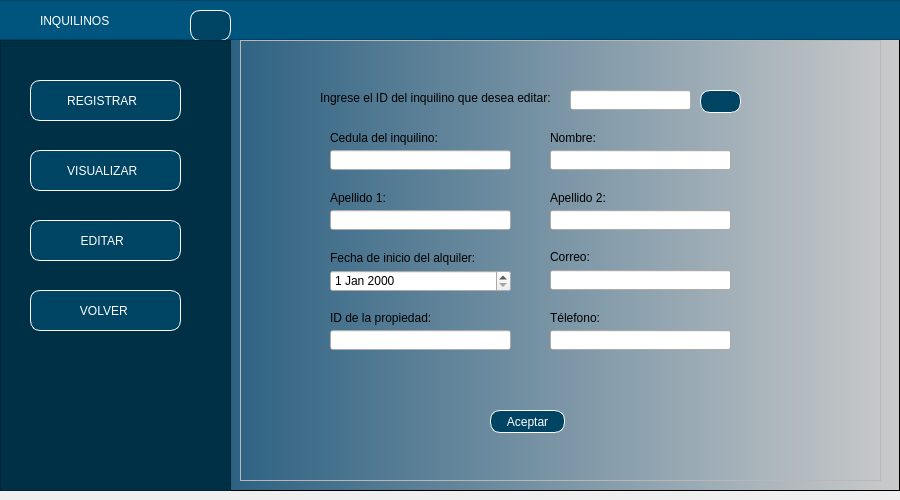
<?xml version="1.0" encoding="UTF-8"?>
<ui version="4.0">
 <class>MainWindow</class>
 <widget class="QMainWindow" name="MainWindow">
  <property name="geometry">
   <rect>
    <x>0</x>
    <y>0</y>
    <width>900</width>
    <height>500</height>
   </rect>
  </property>
  <property name="minimumSize">
   <size>
    <width>900</width>
    <height>500</height>
   </size>
  </property>
  <property name="maximumSize">
   <size>
    <width>900</width>
    <height>16777215</height>
   </size>
  </property>
  <property name="windowTitle">
   <string>MainWindow</string>
  </property>
  <widget class="QWidget" name="centralwidget">
   <layout class="QHBoxLayout" name="horizontalLayout" stretch="0">
    <property name="leftMargin">
     <number>0</number>
    </property>
    <property name="topMargin">
     <number>0</number>
    </property>
    <property name="rightMargin">
     <number>0</number>
    </property>
    <item>
     <widget class="QFrame" name="framefondo">
      <property name="styleSheet">
       <string notr="true">QWidget#framefondo{
background-color: qlineargradient(spread:pad, x1:0, y1:0, x2:1, y2:0, stop:0.039548 rgba(0, 67, 109, 255), stop:1 rgba(203, 203, 203, 255));}</string>
      </property>
      <property name="frameShape">
       <enum>QFrame::StyledPanel</enum>
      </property>
      <property name="frameShadow">
       <enum>QFrame::Raised</enum>
      </property>
      <widget class="QFrame" name="frame_superior">
       <property name="geometry">
        <rect>
         <x>-10</x>
         <y>0</y>
         <width>911</width>
         <height>40</height>
        </rect>
       </property>
       <property name="maximumSize">
        <size>
         <width>16777215</width>
         <height>40</height>
        </size>
       </property>
       <property name="styleSheet">
        <string notr="true">background-color: rgb(0, 85, 127);</string>
       </property>
       <property name="frameShape">
        <enum>QFrame::StyledPanel</enum>
       </property>
       <property name="frameShadow">
        <enum>QFrame::Raised</enum>
       </property>
       <widget class="QLabel" name="label">
        <property name="geometry">
         <rect>
          <x>50</x>
          <y>10</y>
          <width>181</width>
          <height>21</height>
         </rect>
        </property>
        <property name="styleSheet">
         <string notr="true">font: 16pt &quot;Arial&quot;;
color: white;</string>
        </property>
        <property name="text">
         <string>INQUILINOS</string>
        </property>
       </widget>
       <widget class="QPushButton" name="pushButton_5">
        <property name="geometry">
         <rect>
          <x>200</x>
          <y>10</y>
          <width>41</width>
          <height>31</height>
         </rect>
        </property>
        <property name="styleSheet">
         <string notr="true">QPushButton{
font: 87 9pt &quot;Arial&quot;;
background-color: rgb(0, 68, 100);
color:white;
border:1px solid white;
border-radius: 10px;
}


QPushButton:hover {
background-color:qlineargradient(spread:pad, x1:0, y1:0, x2:1, y2:0, stop:0.039548 rgba(0, 67, 109, 255), stop:1 rgba(203, 203, 203, 255))
}</string>
        </property>
        <property name="text">
         <string/>
        </property>
        <property name="icon">
         <iconset>
          <normaloff>../../PROYECTO 1/Interfaz Grafica/Imagenes/menu.png</normaloff>../../PROYECTO 1/Interfaz Grafica/Imagenes/menu.png</iconset>
        </property>
       </widget>
      </widget>
      <widget class="QFrame" name="frameBotones">
       <property name="geometry">
        <rect>
         <x>0</x>
         <y>40</y>
         <width>231</width>
         <height>451</height>
        </rect>
       </property>
       <property name="styleSheet">
        <string notr="true">QFrame{
background-color: rgb(0, 48, 70)
}


QPushButton{
font: 87 9pt &quot;Arial&quot;;
background-color: rgb(0, 68, 100);
color:white;
border:1px solid white;
border-radius: 10px;
}


QPushButton:hover {
background-color:qlineargradient(spread:pad, x1:0, y1:0, x2:1, y2:0, stop:0.039548 rgba(0, 67, 109, 255), stop:1 rgba(203, 203, 203, 255))
}</string>
       </property>
       <property name="frameShape">
        <enum>QFrame::StyledPanel</enum>
       </property>
       <property name="frameShadow">
        <enum>QFrame::Raised</enum>
       </property>
       <widget class="QPushButton" name="btnRegistrar_2">
        <property name="geometry">
         <rect>
          <x>30</x>
          <y>40</y>
          <width>151</width>
          <height>41</height>
         </rect>
        </property>
        <property name="layoutDirection">
         <enum>Qt::RightToLeft</enum>
        </property>
        <property name="styleSheet">
         <string notr="true"/>
        </property>
        <property name="text">
         <string>REGISTRAR  </string>
        </property>
        <property name="icon">
         <iconset>
          <normaloff>../../PROYECTO 1/Interfaz Grafica/Imagenes/registrar.png</normaloff>../../PROYECTO 1/Interfaz Grafica/Imagenes/registrar.png</iconset>
        </property>
       </widget>
       <widget class="QPushButton" name="btnVisualizar">
        <property name="geometry">
         <rect>
          <x>30</x>
          <y>110</y>
          <width>151</width>
          <height>41</height>
         </rect>
        </property>
        <property name="layoutDirection">
         <enum>Qt::RightToLeft</enum>
        </property>
        <property name="styleSheet">
         <string notr="true"/>
        </property>
        <property name="text">
         <string>VISUALIZAR  </string>
        </property>
        <property name="icon">
         <iconset>
          <normaloff>../../PROYECTO 1/Interfaz Grafica/Imagenes/buscar.png</normaloff>../../PROYECTO 1/Interfaz Grafica/Imagenes/buscar.png</iconset>
        </property>
       </widget>
       <widget class="QPushButton" name="btnEditar">
        <property name="geometry">
         <rect>
          <x>30</x>
          <y>180</y>
          <width>151</width>
          <height>41</height>
         </rect>
        </property>
        <property name="layoutDirection">
         <enum>Qt::RightToLeft</enum>
        </property>
        <property name="styleSheet">
         <string notr="true"/>
        </property>
        <property name="text">
         <string>EDITAR  </string>
        </property>
        <property name="icon">
         <iconset>
          <normaloff>../../PROYECTO 1/Interfaz Grafica/Imagenes/actualizar.png</normaloff>../../PROYECTO 1/Interfaz Grafica/Imagenes/actualizar.png</iconset>
        </property>
       </widget>
       <widget class="QPushButton" name="btnVolver">
        <property name="geometry">
         <rect>
          <x>30</x>
          <y>250</y>
          <width>151</width>
          <height>41</height>
         </rect>
        </property>
        <property name="layoutDirection">
         <enum>Qt::RightToLeft</enum>
        </property>
        <property name="text">
         <string>VOLVER </string>
        </property>
        <property name="icon">
         <iconset>
          <normaloff>../../PROYECTO 1/Interfaz Grafica/Imagenes/volver.png</normaloff>../../PROYECTO 1/Interfaz Grafica/Imagenes/volver.png</iconset>
        </property>
       </widget>
      </widget>
      <widget class="QFrame" name="framePaginas">
       <property name="geometry">
        <rect>
         <x>240</x>
         <y>40</y>
         <width>641</width>
         <height>441</height>
        </rect>
       </property>
       <property name="frameShape">
        <enum>QFrame::StyledPanel</enum>
       </property>
       <property name="frameShadow">
        <enum>QFrame::Raised</enum>
       </property>
       <widget class="QStackedWidget" name="stackedWidget">
        <property name="geometry">
         <rect>
          <x>-10</x>
          <y>0</y>
          <width>661</width>
          <height>461</height>
         </rect>
        </property>
        <property name="currentIndex">
         <number>0</number>
        </property>
        <widget class="QWidget" name="pageEditar">
         <widget class="QLineEdit" name="txtIDinquilinoEditar">
          <property name="geometry">
           <rect>
            <x>340</x>
            <y>50</y>
            <width>121</width>
            <height>20</height>
           </rect>
          </property>
         </widget>
         <widget class="QLabel" name="label_12">
          <property name="geometry">
           <rect>
            <x>90</x>
            <y>50</y>
            <width>301</width>
            <height>16</height>
           </rect>
          </property>
          <property name="styleSheet">
           <string notr="true">font: 9pt &quot;Arial&quot;;
</string>
          </property>
          <property name="text">
           <string>Ingrese el ID del inquilino que desea editar:</string>
          </property>
         </widget>
         <widget class="QPushButton" name="btnAceptar">
          <property name="geometry">
           <rect>
            <x>260</x>
            <y>370</y>
            <width>75</width>
            <height>23</height>
           </rect>
          </property>
          <property name="styleSheet">
           <string notr="true">QPushButton{
font: 87 9pt &quot;Arial&quot;;
background-color: rgb(0, 68, 100);
color:white;
border:1px solid white;
border-radius: 10px;
}


QPushButton:hover {
background-color:rgb(0, 101, 148);
}</string>
          </property>
          <property name="text">
           <string>Aceptar</string>
          </property>
         </widget>
         <widget class="QPushButton" name="btnBuscar">
          <property name="geometry">
           <rect>
            <x>470</x>
            <y>50</y>
            <width>41</width>
            <height>23</height>
           </rect>
          </property>
          <property name="styleSheet">
           <string notr="true">QPushButton{
background-color: rgb(0, 68, 100);
border:1px solid white;
border-radius: 10px;
}


QPushButton:hover {
background-color:rgb(0, 101, 148);
}</string>
          </property>
          <property name="text">
           <string/>
          </property>
          <property name="icon">
           <iconset>
            <normaloff>../../PROYECTO 1/Interfaz Grafica/Imagenes/buscar.png</normaloff>../../PROYECTO 1/Interfaz Grafica/Imagenes/buscar.png</iconset>
          </property>
         </widget>
         <widget class="QLabel" name="label_14">
          <property name="geometry">
           <rect>
            <x>100</x>
            <y>100</y>
            <width>47</width>
            <height>13</height>
           </rect>
          </property>
          <property name="text">
           <string/>
          </property>
         </widget>
         <widget class="QPushButton" name="btnRegistrar_9">
          <property name="geometry">
           <rect>
            <x>730</x>
            <y>420</y>
            <width>91</width>
            <height>31</height>
           </rect>
          </property>
          <property name="styleSheet">
           <string notr="true">QPushButton{
font: 87 9pt &quot;Arial&quot;;
background-color: rgb(0, 68, 100);
color:white;
border:1px solid white;
border-radius: 10px;
}


QPushButton:hover {
background-color:rgb(0, 101, 148);
}</string>
          </property>
          <property name="text">
           <string>Registrar</string>
          </property>
         </widget>
         <widget class="QLabel" name="label_65">
          <property name="geometry">
           <rect>
            <x>100</x>
            <y>270</y>
            <width>191</width>
            <height>16</height>
           </rect>
          </property>
          <property name="styleSheet">
           <string notr="true">font: 9pt &quot;Arial&quot;;
</string>
          </property>
          <property name="text">
           <string>ID de la propiedad:</string>
          </property>
         </widget>
         <widget class="QLabel" name="label_15">
          <property name="geometry">
           <rect>
            <x>100</x>
            <y>210</y>
            <width>161</width>
            <height>16</height>
           </rect>
          </property>
          <property name="styleSheet">
           <string notr="true">font: 9pt &quot;Arial&quot;;
</string>
          </property>
          <property name="text">
           <string>Fecha de inicio del alquiler:</string>
          </property>
         </widget>
         <widget class="QDateEdit" name="dateEdit_2">
          <property name="geometry">
           <rect>
            <x>100</x>
            <y>230</y>
            <width>181</width>
            <height>22</height>
           </rect>
          </property>
         </widget>
         <widget class="QLineEdit" name="lineEdit_16">
          <property name="geometry">
           <rect>
            <x>100</x>
            <y>290</y>
            <width>181</width>
            <height>20</height>
           </rect>
          </property>
         </widget>
         <widget class="QLineEdit" name="lineEdit_17">
          <property name="geometry">
           <rect>
            <x>320</x>
            <y>230</y>
            <width>181</width>
            <height>20</height>
           </rect>
          </property>
         </widget>
         <widget class="QLineEdit" name="lineEdit_2">
          <property name="geometry">
           <rect>
            <x>320</x>
            <y>290</y>
            <width>181</width>
            <height>20</height>
           </rect>
          </property>
         </widget>
         <widget class="QLineEdit" name="txtIDpropiedad_4">
          <property name="geometry">
           <rect>
            <x>100</x>
            <y>110</y>
            <width>181</width>
            <height>20</height>
           </rect>
          </property>
         </widget>
         <widget class="QLabel" name="label_16">
          <property name="geometry">
           <rect>
            <x>100</x>
            <y>150</y>
            <width>151</width>
            <height>16</height>
           </rect>
          </property>
          <property name="styleSheet">
           <string notr="true">font: 9pt &quot;Arial&quot;;
</string>
          </property>
          <property name="text">
           <string>Apellido 1:</string>
          </property>
         </widget>
         <widget class="QLabel" name="label_17">
          <property name="geometry">
           <rect>
            <x>320</x>
            <y>90</y>
            <width>151</width>
            <height>16</height>
           </rect>
          </property>
          <property name="styleSheet">
           <string notr="true">font: 9pt &quot;Arial&quot;;
</string>
          </property>
          <property name="text">
           <string>Nombre:</string>
          </property>
         </widget>
         <widget class="QLabel" name="label_18">
          <property name="geometry">
           <rect>
            <x>320</x>
            <y>270</y>
            <width>161</width>
            <height>16</height>
           </rect>
          </property>
          <property name="styleSheet">
           <string notr="true">font: 9pt &quot;Arial&quot;;
</string>
          </property>
          <property name="text">
           <string>Télefono:</string>
          </property>
         </widget>
         <widget class="QLabel" name="label_19">
          <property name="geometry">
           <rect>
            <x>320</x>
            <y>210</y>
            <width>47</width>
            <height>13</height>
           </rect>
          </property>
          <property name="styleSheet">
           <string notr="true">font: 9pt &quot;Arial&quot;;
</string>
          </property>
          <property name="text">
           <string>Correo:</string>
          </property>
         </widget>
         <widget class="QLineEdit" name="txtDireccion_4">
          <property name="geometry">
           <rect>
            <x>320</x>
            <y>110</y>
            <width>181</width>
            <height>20</height>
           </rect>
          </property>
         </widget>
         <widget class="QLineEdit" name="txtNumHabitaciones_4">
          <property name="geometry">
           <rect>
            <x>320</x>
            <y>170</y>
            <width>181</width>
            <height>20</height>
           </rect>
          </property>
         </widget>
         <widget class="QLabel" name="label_21">
          <property name="geometry">
           <rect>
            <x>100</x>
            <y>90</y>
            <width>121</width>
            <height>16</height>
           </rect>
          </property>
          <property name="styleSheet">
           <string notr="true">font: 9pt &quot;Arial&quot;;
</string>
          </property>
          <property name="text">
           <string>Cedula del inquilino:</string>
          </property>
         </widget>
         <widget class="QLabel" name="label_22">
          <property name="geometry">
           <rect>
            <x>320</x>
            <y>150</y>
            <width>131</width>
            <height>16</height>
           </rect>
          </property>
          <property name="styleSheet">
           <string notr="true">font: 9pt &quot;Arial&quot;;
</string>
          </property>
          <property name="text">
           <string>Apellido 2:</string>
          </property>
         </widget>
         <widget class="QLineEdit" name="txtTipoPropiedad_4">
          <property name="geometry">
           <rect>
            <x>100</x>
            <y>170</y>
            <width>181</width>
            <height>20</height>
           </rect>
          </property>
         </widget>
        </widget>
       </widget>
      </widget>
     </widget>
    </item>
   </layout>
  </widget>
 </widget>
 <resources/>
 <connections/>
</ui>
